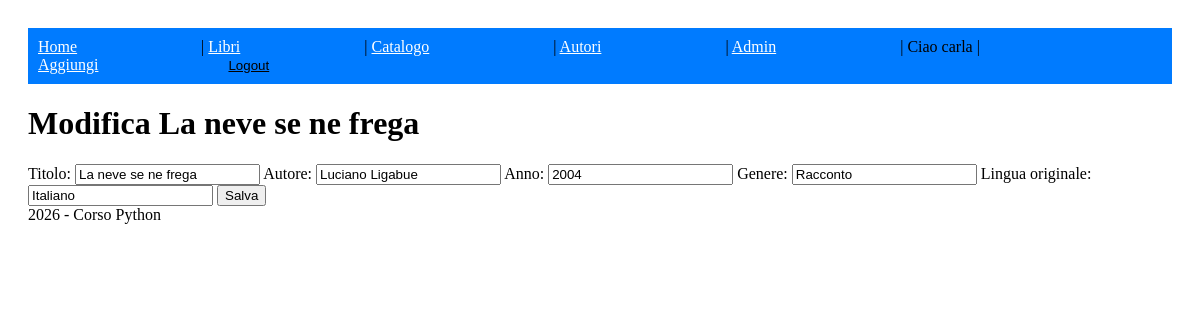
/modifica/7 (signed in), run on the app's committed database.
### biblioteca/models.py (models this page shows, shortened)
class Libro(models.Model):
    titolo = models.CharField(max_length=200)
    autore = models.CharField(max_length=100)
    anno = models.PositiveIntegerField()
    genere = models.CharField(max_length=100, null=True, blank=True)
    lingua_og = models.CharField(max_length=50, null=True, blank=True)

### biblioteca/views.py (the view, shortened to what this page needs)
# urls.py: path('modifica/<int:id>', views.modificalibro, name='modifica'),
@login_required
def modificalibro(request, id):
    libro = Libro.objects.get(id=id)
    return render(request, 'biblioteca/modifica.html', {'libro': libro})

### biblioteca/templates/biblioteca/modifica.html (shortened to what this page needs)
{% extends 'base.html' %}
{% block content %}
<h1>Modifica {{libro.titolo}}</h1>
<form method="post">
    <label for="titolo">Titolo:
        <input name="titolo" value="{{libro.titolo}}">
    </label>
    <label for="autore">Autore:
        <input name="autore" value="{{libro.autore}}">
    </label>
    <label for="anno">Anno:
        <input name="anno" value="{{libro.anno}}">
    </label>
    <label for="genere">Genere:
        <input name="genere" value="{{libro.genere}}">
    </label>
    <label for="lingua_og">Lingua originale:
        <input name="lingua_og" value="{{libro.lingua_og}}">
    </label>
    <button>Salva</button>
</form>
{% endblock %}

### biblioteca/templates/base.html (shortened to what this page needs)
<!DOCTYPE html>
{% load static %}
<html lang="en">
<head>
    <link rel="stylesheet" href="{% static 'css/style.css' %}">
</head>
<body>
    <nav>
        <a href="{% url 'home' %}">Home</a> |
        <a href="{% url 'lista' %}">Libri</a> |
        <a href="{% url 'catalogo' %}">Catalogo</a> |
        <a href="{% url 'autori' %}">Autori</a> |
        <a href="{% url 'admin:index' %}">Admin</a> |
        {% if user.is_authenticated %}
        Ciao {{ user.username }} |
        <a href="{% url 'aggiungi' %}">Aggiungi</a>
        <form action="{% url 'logout' %}" method="post" style="display: inline;">
            <button type="submit" style="background: none; border: none; color: inherit; text-decoration: underline; cursor: pointer;">Logout</button>
        </form>
        {% else %}
            <a href="{% url 'login' %}">Login</a>
        {% endif %}
    </nav>
    {% block content %}{% endblock %}
    <footer>2026 - Corso Python</footer>
</body>
</html>

### static/css/style.css (style rules this page uses)
body { font-family: Cambria, Cochin, Georgia, Times, 'Times New Roman', serif; padding: 20px; }
nav { background: #007bff; padding: 10px; }
nav a { color: white; margin-right: 10vw; }

### data on the page
Libro: titolo "La neve se ne frega", autore "Luciano Ligabue", anno "2004", genere "Racconto", lingua_og "Italiano"

### other printed values
{{ user.username }} "carla"
